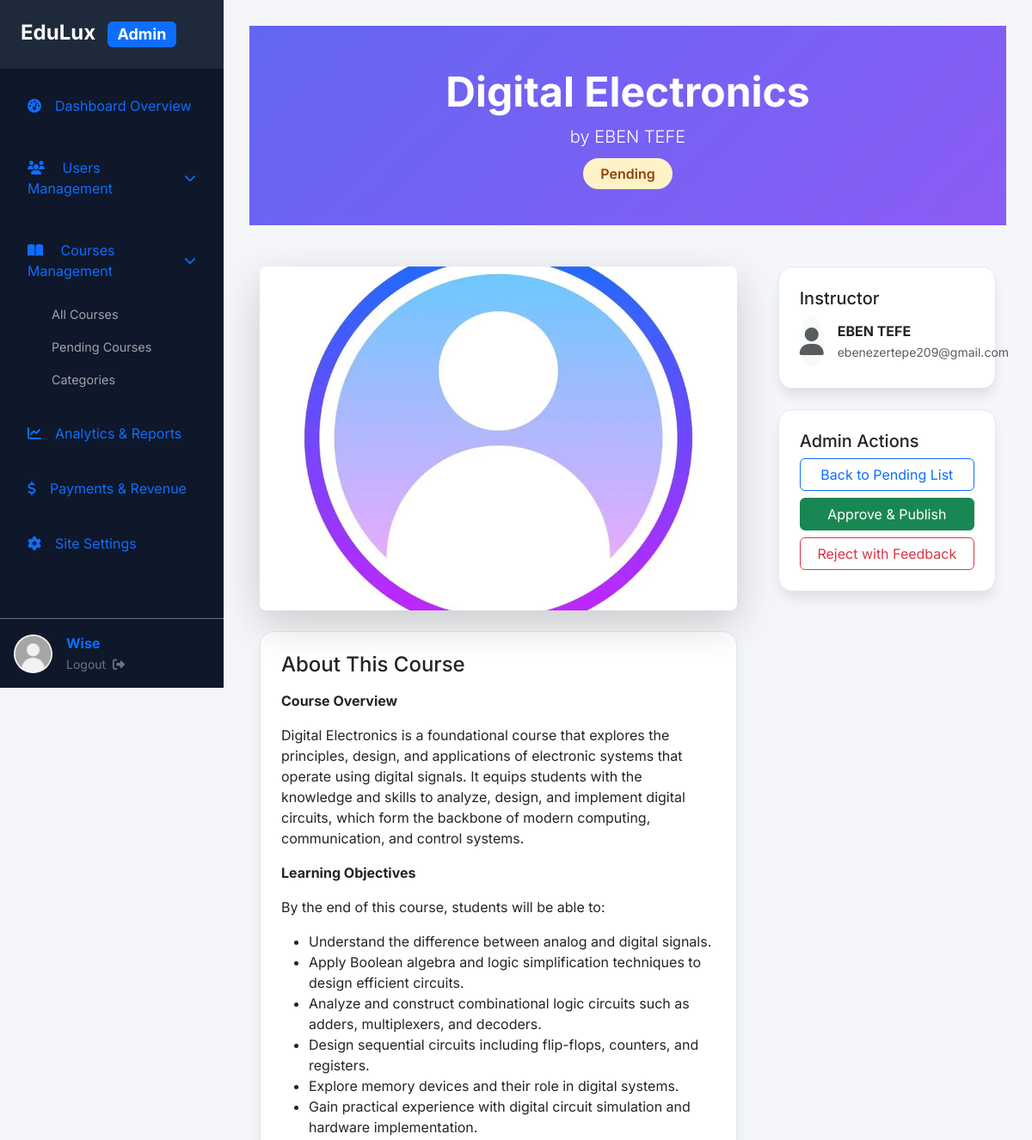
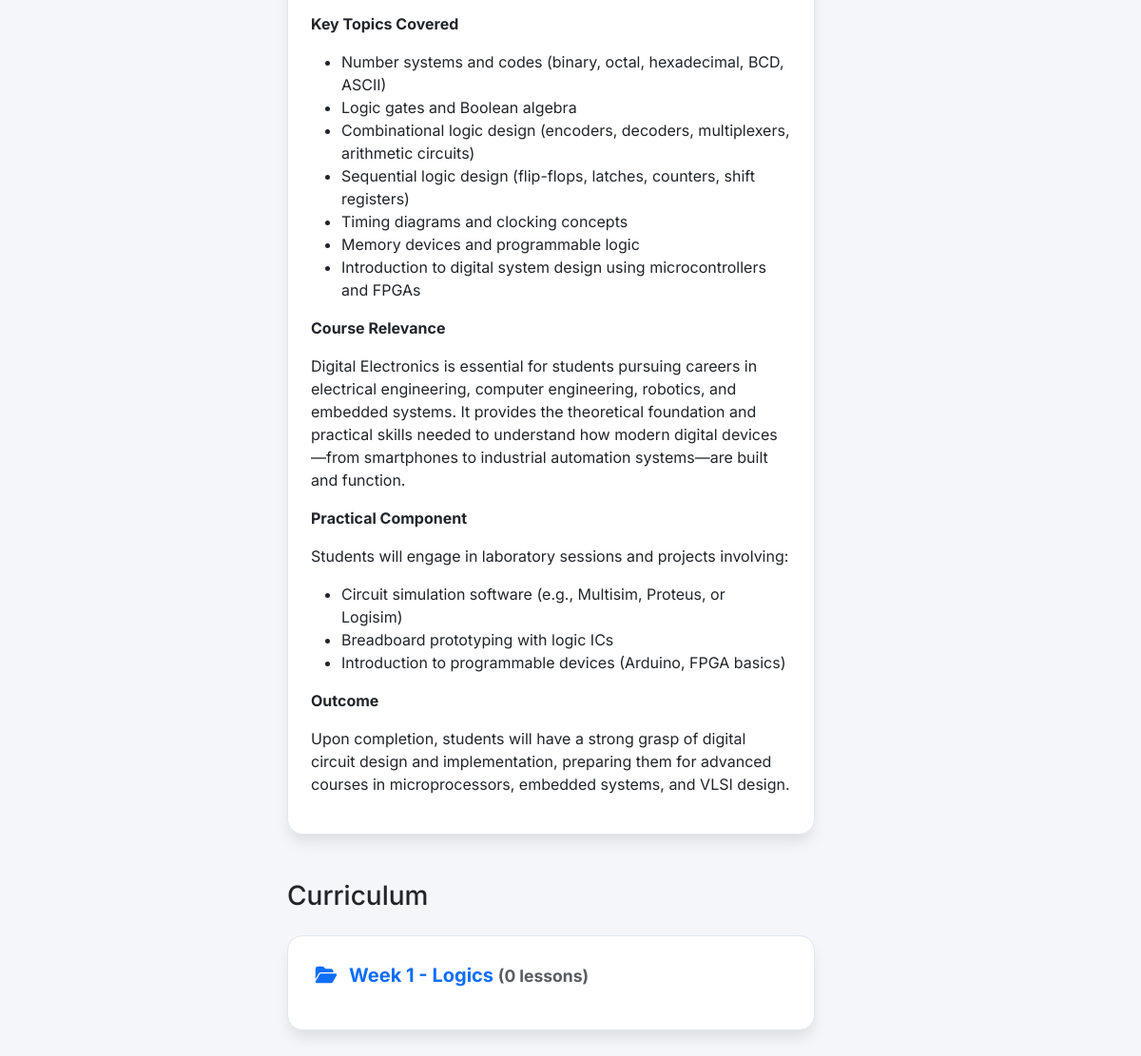
The app's page /dashboard/admin/courses/view-course.php?id=1 (signed in) with its own data (2 pictures, top to bottom).
### tables this page shows
CREATE TABLE `courses` (
  `id` bigint(20) UNSIGNED NOT NULL,
  `title` varchar(255) NOT NULL,
  `slug` varchar(255) NOT NULL,
  `short_description` text NOT NULL,
  `full_description` longtext DEFAULT NULL,
  `thumbnail` varchar(255) DEFAULT NULL,
  `price` decimal(10,2) DEFAULT 0.00,
  `duration_weeks` int(11) DEFAULT 8,
  `level` enum('Beginner','Intermediate','Advanced','Expert') DEFAULT 'Intermediate',
  `format` enum('Live','Recorded','Hybrid') DEFAULT 'Hybrid',
  `language` varchar(50) DEFAULT 'English',
  `category_id` bigint(20) UNSIGNED DEFAULT NULL,
  `instructor_id` bigint(20) UNSIGNED NOT NULL,
  `is_published` tinyint(1) DEFAULT 0,
  `published_at` timestamp NULL DEFAULT NULL,
  `created_at` timestamp NOT NULL DEFAULT current_timestamp(),
  `updated_at` timestamp NOT NULL DEFAULT current_timestamp() ON UPDATE current_timestamp(),
  `description` longtext DEFAULT NULL,
  `status` enum('draft','pending','published','rejected') DEFAULT 'draft',
  `discount_price` decimal(10,2) DEFAULT NULL,
  `submitted_at` datetime DEFAULT NULL,
  `rejection_reason` text DEFAULT NULL
);

CREATE TABLE `users` (
  `id` bigint(20) UNSIGNED NOT NULL,
  `username` varchar(50) NOT NULL,
  `email` varchar(255) NOT NULL,
  `email_verified_at` timestamp NULL DEFAULT NULL,
  `password_hash` varchar(255) NOT NULL,
  `first_name` varchar(100) NOT NULL,
  `middle_name` varchar(100) DEFAULT NULL,
  `last_name` varchar(100) NOT NULL,
  `bio` text DEFAULT NULL,
  `avatar` varchar(300) DEFAULT NULL,
  `role` enum('student','instructor','admin') DEFAULT 'student',
  `approved` tinyint(1) DEFAULT 1,
  `applied_at` datetime DEFAULT current_timestamp(),
  `approval_status` enum('pending','approved','rejected') DEFAULT 'pending',
  `verified` tinyint(1) DEFAULT 1,
  `remember_token` varchar(100) DEFAULT NULL,
  `created_at` timestamp NOT NULL DEFAULT current_timestamp(),
  `updated_at` timestamp NOT NULL DEFAULT current_timestamp() ON UPDATE current_timestamp(),
  `last_login_at` timestamp NULL DEFAULT NULL
);

CREATE TABLE `course_sections` (
  `id` bigint(20) UNSIGNED NOT NULL,
  `course_id` bigint(20) UNSIGNED NOT NULL,
  `title` varchar(255) NOT NULL,
  `order_index` int(11) DEFAULT 0,
  `created_at` datetime DEFAULT current_timestamp(),
  `updated_at` datetime DEFAULT current_timestamp() ON UPDATE current_timestamp()
);

### dashboard/admin/courses/view-course.php (the view, shortened to what this page needs)
<?php
require_once __DIR__ . '/../../../includes/config.php';
$course_id = (int)($_GET['id'] ?? 0);
$course = $pdo->prepare("
    SELECT c.*, u.first_name, u.last_name, u.email as instructor_email
    FROM courses c
    JOIN users u ON c.instructor_id = u.id
    WHERE c.id = ?
");
$course->execute([$course_id]);
$course = $course->fetch();
$sections = $pdo->prepare("SELECT * FROM course_sections WHERE course_id = ? ORDER BY order_index");
$sections->execute([$course_id]);
$sections = $sections->fetchAll();
?>
<!DOCTYPE html>
<html lang="en">
<head>
    <link href="https://cdn.jsdelivr.net/npm/bootstrap@5.3.3/dist/css/bootstrap.min.css" rel="stylesheet">
    <link rel="stylesheet" href="<?= BASE_URL ?>assets/css/admin-styles.css?v=<?= time() ?>">
    <link href="https://cdn.jsdelivr.net/npm/@fortawesome/fontawesome-free@6.5.2/css/all.min.css" rel="stylesheet">
</head>
<body class="admin-layout">
    <?php include '../sidebar.php'; ?>
    <div class="main-content">
        <div class="preview-header text-center">
            <div class="container">
                <h1 class="display-5 fw-bold"><?= htmlspecialchars($course['title']) ?></h1>
                <p class="lead opacity-90">by <?= htmlspecialchars($course['first_name'] . ' ' . $course['last_name']) ?></p>
                <span class="status-badge <?= $course['status'] ?>">
                    <?= ucfirst($course['status']) ?>
                </span>
            </div>
        </div>
        <div class="container py-5">
            <div class="row g-5">
                <div class="col-lg-8">
                    <?php if ($course['thumbnail']): ?>
                        <img src="<?= BASE_URL ?>assets/uploads/courses/thumbnails/<?= $course['thumbnail'] ?>"
                             class="img-fluid rounded-3 shadow-lg mb-4" style="max-height: 400px; object-fit: cover; width: 100%;">
                    <?php endif; ?>
                    <div class="stat-card p-4 mb-5">
                        <h4>About This Course</h4>
                        <div class="mt-3">
                            <?= $course['description'] ?: '<em class="text-muted">No description provided.</em>' ?>
                        </div>
                    </div>
                    <h3 class="mb-4">Curriculum</h3>
                    <?php foreach ($sections as $section): ?>
                        <div class="stat-card mb-4">
                            <h5 class="text-primary fw-bold mb-3">
                                <i class="fas fa-folder-open me-2"></i>
                                <?= htmlspecialchars($section['title']) ?>
                                <small class="text-muted">(<?= count($section['lessons']) ?> lessons)</small>
                            </h5>
                        </div>
                    <?php endforeach; ?>
                </div>
                <div class="col-lg-4">
                    <div class="stat-card p-4 mb-4">
                        <h5>Instructor</h5>
                        <div class="d-flex align-items-center">
                            <div class="bg-light rounded-circle d-flex align-items-center justify-content-center me-3" style="width:60px;height:60px;">
                                <i class="fas fa-user fa-2x text-muted"></i>
                            </div>
                            <div>
                                <strong><?= htmlspecialchars($course['first_name'] . ' ' . $course['last_name']) ?></strong><br>
                                <small class="text-muted"><?= htmlspecialchars($course['instructor_email']) ?></small>
                            </div>
                        </div>
                    </div>
                    <div class="stat-card p-4">
                        <h5>Admin Actions</h5>
                        <a href="pending.php" class="btn btn-outline-primary w-100 mb-2">
                            Back to Pending List
                        </a>
                        <?php if ($course['status'] === 'pending'): ?>
                            <a href="pending.php#course<?= $course['id'] ?>" class="btn btn-success w-100 mb-2">
                                Approve & Publish
                            </a>
                            <button class="btn btn-outline-danger w-100" data-bs-toggle="modal" data-bs-target="#rejectModal">
                                Reject with Feedback
                            </button>
                        <?php endif; ?>
                    </div>
                </div>
            </div>
        </div>
    </div>
</body>
</html>

### dashboard/admin/sidebar.php (shortened to what this page needs)
<?php
$uri = $_SERVER['REQUEST_URI'];
$is_users_active = strpos($uri, 'users') !== false;
$is_courses_active = strpos($uri, 'courses') !== false;
?>
<div class="admin-sidebar text-white vh-100 position-fixed start-0 top-0 d-flex flex-column" style="width: 260px; z-index: 1040;">
  <div class="p-4 sidebar-header">
    <h4 class="mb-0 fw-bolder text-white">EduLux <span class="badge bg-primary ms-2">Admin</span></h4>
  </div>
  <nav class="flex-grow-1 overflow-y-auto py-3">
    <ul class="nav flex-column px-3">
            <li class="nav-item">
        <?php
        $is_dashboard_active = ($uri == BASE_URL.'dashboard/admin/index.php' || strpos($uri, 'admin/index') !== false);
        ?>
        <a href="<?php echo BASE_URL; ?>dashboard/admin/index.php"
         class="nav-link d-flex align-items-center py-3 rounded <?php echo $is_dashboard_active ? 'active' : ''; ?>">
          <i class="fas fa-tachometer-alt me-3"></i>
          <span>Dashboard Overview</span>
        </a>
      </li>
            <li class="nav-item mt-3">
        <a href="#" class="nav-link d-flex align-items-center justify-content-between py-3 rounded"
         data-bs-toggle="collapse"
         data-bs-target="#usersMenu"
         aria-expanded="<?php echo $is_users_active ? 'true' : 'false'; ?>">
          <div><i class="fas fa-users me-3"></i> Users Management</div>
          <i class="fas fa-chevron-down small collapse-icon"></i>
        </a>
      </li>
            <li class="nav-item mt-3">
        <a href="#" class="nav-link d-flex align-items-center justify-content-between py-3 rounded"
         data-bs-toggle="collapse"
         data-bs-target="#coursesMenu"
         aria-expanded="<?php echo $is_courses_active ? 'true' : 'false'; ?>">
          <div><i class="fas fa-book-open me-3"></i> Courses Management</div>
          <i class="fas fa-chevron-down small collapse-icon"></i>
        </a>
        <div class="collapse <?= $is_courses_active ? 'show' : ''; ?>" id="coursesMenu">
          <ul class="nav flex-column ps-4 pt-1">
            <li class="nav-item"><a href="<?php echo BASE_URL; ?>dashboard/admin/courses/all.php" class="nav-link">All Courses</a></li>
            <li class="nav-item">
                            <a href="<?php echo BASE_URL; ?>dashboard/admin/courses/pending.php" class="nav-link">
                                Pending Courses
                            </a>
                        </li>
            <li class="nav-item"><a href="<?php echo BASE_URL; ?>dashboard/admin/courses/categories.php" class="nav-link">Categories</a></li>
          </ul>
        </div>
      </li>
            <li class="nav-item mt-3">
        <a href="<?php echo BASE_URL; ?>dashboard/admin/analytics.php"
         class="nav-link d-flex align-items-center py-3 rounded">
          <i class="fas fa-chart-line me-3"></i> Analytics & Reports
        </a>
      </li>
            <li class="nav-item mt-2">
        <a href="<?php echo BASE_URL; ?>dashboard/admin/payments.php"
         class="nav-link d-flex align-items-center py-3 rounded">
          <i class="fas fa-dollar-sign me-3"></i> Payments & Revenue
        </a>
      </li>
            <li class="nav-item mt-2">
        <a href="<?php echo BASE_URL; ?>dashboard/admin/settings.php"
         class="nav-link d-flex align-items-center py-3 rounded">
          <i class="fas fa-cog me-3"></i> Site Settings
        </a>
      </li>
    </ul>
  </nav>
    <div class="p-3 border-top border-secondary">
    <a href="<?php echo BASE_URL; ?>pages/auth/logout.php" class="text-decoration-none d-flex align-items-center">
      <img src="<?php echo $_SESSION['user_avatar'] ?? BASE_URL . 'assets/uploads/avatars/default.jpg'; ?>" class="rounded-circle me-3" width="45" height="45">
      <div>
        <strong><?php echo htmlspecialchars($_SESSION['first_name'] ?? 'Admin'); ?></strong><br>
        <small class="text-secondary">Logout <i class="fas fa-sign-out-alt ms-1"></i></small>
      </div>
    </a>
  </div>
</div>

### assets/css/admin-styles.css (style rules this page uses)
:root { --primary: #6366f1; --primary-dark: #4f46e5; --primary-light: #8b5cf6; --secondary: #10b981; --dark: #1e293b; --darker: #0f172a; --light: #f4f6f9; --gray: #64748b; --gradient-primary: linear-gradient(135deg, #6366f1 0%, #8b5cf6 100%); --shadow-md: 0 10px 15px -3px rgba(0, 0, 0, 0.1); --shadow-xl: 0 25px 50px -12px rgba(0, 0, 0, 0.25); }
body { background: var(--light); font-family: 'Inter', sans-serif; min-height: 100vh; padding: 0; margin: 0; overflow-x: hidden; }
.admin-layout { display: flex; }
.main-content { margin-left: 260px; padding: 30px; flex-grow: 1; width: 100%; }
.admin-sidebar { background-color: var(--darker); transition: all 0.3s ease; }
.sidebar-header { background-color: var(--dark); box-shadow: 0 1px 0 rgba(255, 255, 255, 0.05); }
.admin-sidebar nav { overflow-y: auto; -ms-overflow-style: none; scrollbar-width: none; }
.admin-sidebar .collapse-icon { transition: transform 0.3s ease; }
.admin-sidebar .collapse .nav-link { padding-left: 20px; color: rgba(255, 255, 255, 0.6) !important; font-size: 0.9rem; background: transparent !important; }
.stat-card { background: white; border-radius: 16px; padding: 1.8rem; box-shadow: var(--shadow-md); border: 1px solid #e2e8f0; transition: transform 0.3s; }

### dashboard/admin/courses/view-course.php (style rules this page uses)
.preview-header { background: var(--gradient-primary); color: white; padding: 3rem 0; }
.status-badge { padding: 8px 20px; border-radius: 50px; font-weight: 600; }
.pending { background: #fef3c7; color: #92400e; }

### records on screen
courses: title "Digital Electronics", instructor.last_name "EBEN TEFE", status "Pending", thumbnail (picture), description "Course Overview Digital Electronics is a foundational course that explores the principles, design, and applications of electronic systems that operate using digital signals. It equips students with the knowledge and skills to analyze, design, and implement digital circuits, which form the backbone of modern computing, communication, and control systems. Learning Objectives By the end of this course, students will be able to: Understand the difference between analog and digital signals. Apply Boolean algebra and logic simplification techniques to design efficient circuits. Analyze and construct combinational logic circuits such as adders, multiplexers, and decoders. Design sequential…", instructor.email "ebenezertepe209@gmail.com"
course_sections: title "Week 1 - Logics", count($section['lessons']) "0"

### other values on screen
$_SESSION['first_name'] "Wise"
